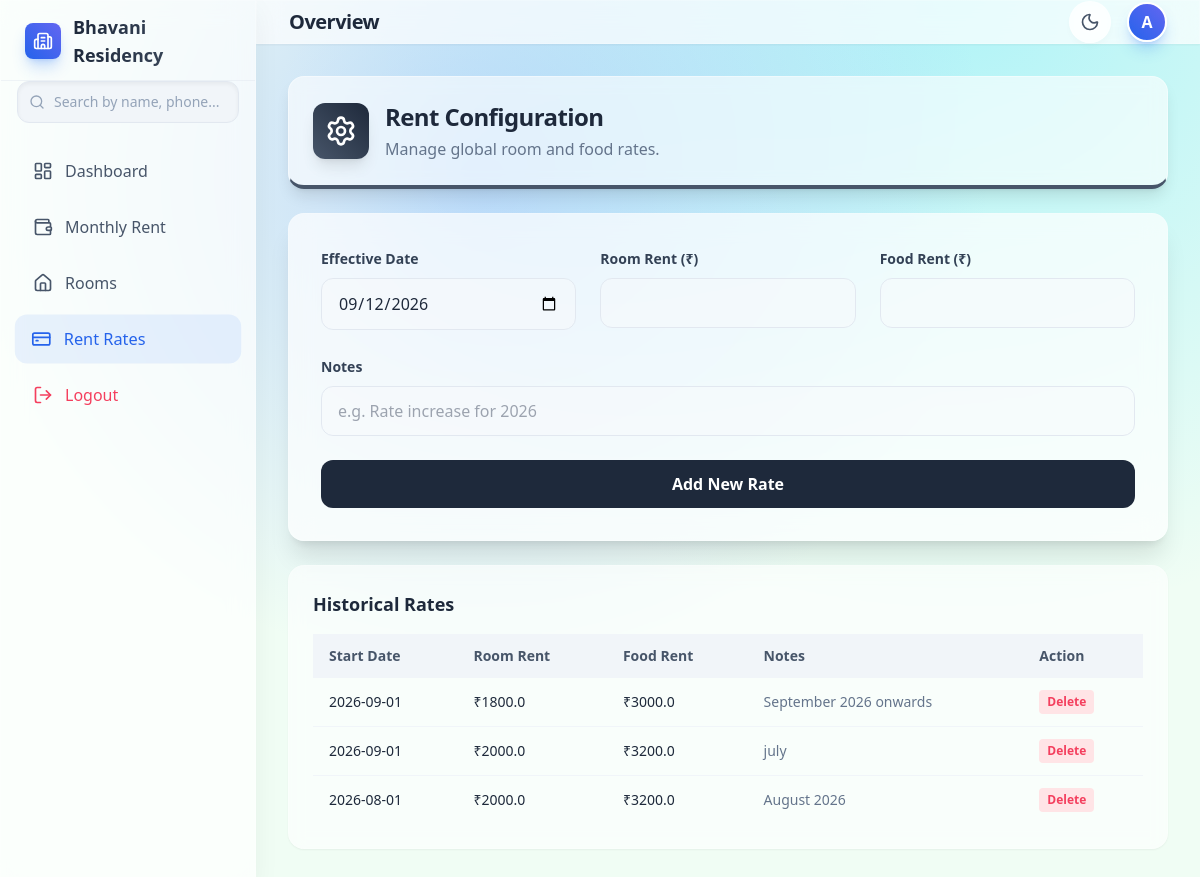
The page /rent-config (signed in) on the database its author committed.
### tables this page shows
CREATE TABLE rent_config (
    id INTEGER PRIMARY KEY AUTOINCREMENT,
    effective_from TEXT NOT NULL,
    room_rent REAL NOT NULL,
    food_rent REAL NOT NULL,
    advance_amount REAL DEFAULT 10400,
    label TEXT
);

### app.py (the view, shortened to what this page needs)
@app.route('/rent-config', methods=['GET', 'POST'])
@admin_required
def rent_config():
    configs = db.get_all_rent_configs()
    today = date.today().isoformat()
    return render_template('rent_config.html', configs=configs, today=today)

### app.py (called while the page is built)
@app.context_processor
def inject_user():
    user = None
    if session.get('admin_id'):
        conn = db.get_connection()
        admin = conn.execute('SELECT email FROM admins WHERE id=?', (session['admin_id'],)).fetchone()
        conn.close()
        if admin:
            user = {'role': 'Admin', 'email': admin['email'], 'name': 'Admin'}
    elif session.get('tenant_id'):
        conn = db.get_connection()
        tenant = conn.execute('SELECT email, name FROM tenants WHERE id=?', (session['tenant_id'],)).fetchone()
        conn.close()
        if tenant:
            user = {'role': 'Student', 'email': tenant['email'], 'name': tenant['name']}
    return dict(current_user=user)

def admin_required(f):
    @wraps(f)
    def decorated_function(*args, **kwargs):
        if not session.get('admin_id'):
            return redirect(url_for('login'))
        return f(*args, **kwargs)
    return decorated_function

### database.py (called while the page is built)
def get_connection():
    conn = sqlite3.connect(DB_PATH)
    conn.row_factory = sqlite3.Row
    return conn

def get_all_rent_configs():
    conn = get_connection()
    rows = conn.execute('SELECT * FROM rent_config ORDER BY effective_from DESC').fetchall()
    conn.close()
    return [dict(r) for r in rows]

### templates/rent_config.html (shortened to what this page needs)
{% extends 'base.html' %}
{% block content %}
<div class="max-w-4xl mx-auto space-y-6">
  <div class="glass-card p-6 rounded-2xl flex items-center shadow-lg border-b-4 border-b-slate-600">
    <div class="bg-gradient-to-tr from-slate-600 to-slate-800 p-3 rounded-xl shadow-lg mr-4">
      <i data-lucide="settings" class="w-8 h-8 text-white"></i>
    </div>
    <div>
      <h2 class="text-2xl font-black text-slate-800 dark:text-white tracking-tight">Rent Configuration</h2>
      <p class="text-slate-500 dark:text-slate-400 mt-1">Manage global room and food rates.</p>
    </div>
  </div>
  <div class="glass-panel p-8 rounded-2xl shadow-xl border border-white/20 dark:border-slate-700/50">
    <form method="POST" class="space-y-6">
      <div class="grid grid-cols-1 md:grid-cols-3 gap-6">
        <div class="space-y-2">
          <label class="text-sm font-bold text-slate-700 dark:text-slate-300">Effective Date</label>
          <input required type="date" name="effective_from" value="{{ today }}" class="w-full bg-slate-50/50 dark:bg-slate-800/50 border border-slate-200 dark:border-slate-600 rounded-xl px-4 py-3 text-slate-800 dark:text-white focus:ring-2 focus:ring-slate-500 transition-all">
        </div>
        <div class="space-y-2">
          <label class="text-sm font-bold text-slate-700 dark:text-slate-300">Room Rent (&#8377;)</label>
          <input required type="number" name="room_rent" class="w-full bg-slate-50/50 dark:bg-slate-800/50 border border-slate-200 dark:border-slate-600 rounded-xl px-4 py-3 text-slate-800 dark:text-white focus:ring-2 focus:ring-slate-500 transition-all">
        </div>
        <div class="space-y-2">
          <label class="text-sm font-bold text-slate-700 dark:text-slate-300">Food Rent (&#8377;)</label>
          <input required type="number" name="food_rent" class="w-full bg-slate-50/50 dark:bg-slate-800/50 border border-slate-200 dark:border-slate-600 rounded-xl px-4 py-3 text-slate-800 dark:text-white focus:ring-2 focus:ring-slate-500 transition-all">
        </div>
      </div>
      <div class="space-y-2">
        <label class="text-sm font-bold text-slate-700 dark:text-slate-300">Notes</label>
        <input type="text" name="label" placeholder="e.g. Rate increase for 2026" class="w-full bg-slate-50/50 dark:bg-slate-800/50 border border-slate-200 dark:border-slate-600 rounded-xl px-4 py-3 text-slate-800 dark:text-white focus:ring-2 focus:ring-slate-500 transition-all">
      </div>
      <button type="submit" class="w-full bg-slate-800 hover:bg-slate-900 dark:bg-slate-600 dark:hover:bg-slate-500 text-white font-bold py-3 rounded-xl transition-all">
        Add New Rate
      </button>
    </form>
  </div>
  <div class="glass-card p-6 rounded-2xl shadow-sm border border-white/20 dark:border-slate-700/50">
    <h3 class="text-lg font-bold text-slate-800 dark:text-white mb-4">Historical Rates</h3>
    <table class="w-full text-left text-sm">
      <thead class="bg-slate-100 dark:bg-slate-800 text-slate-600 dark:text-slate-300">
        <tr>
          <th class="px-4 py-3 font-semibold">Start Date</th>
          <th class="px-4 py-3 font-semibold">Room Rent</th>
          <th class="px-4 py-3 font-semibold">Food Rent</th>
          <th class="px-4 py-3 font-semibold">Notes</th>
          <th class="px-4 py-3 font-semibold">Action</th>
        </tr>
      </thead>
      <tbody class="divide-y divide-slate-100 dark:divide-slate-700/50">
        {% for cfg in configs %}
        <tr>
          <td class="px-4 py-3 text-slate-800 dark:text-slate-200">{{ cfg.effective_from }}</td>
          <td class="px-4 py-3 text-slate-800 dark:text-slate-200">&#8377;{{ cfg.room_rent }}</td>
          <td class="px-4 py-3 text-slate-800 dark:text-slate-200">&#8377;{{ cfg.food_rent }}</td>
          <td class="px-4 py-3 text-slate-500 dark:text-slate-400">{{ cfg.label }}</td>
          <td class="px-4 py-3">
            <form action="/rent-config" method="POST" class="inline" onsubmit="return confirm('Delete this rate configuration?');">
              <button type="submit" class="text-rose-500 hover:text-rose-700 bg-rose-100 dark:bg-rose-900/30 px-2 py-1 rounded text-xs font-bold transition-all">Delete</button>
            </form>
          </td>
        </tr>
        {% endfor %}
      </tbody>
    </table>
  </div>
</div>
{% endblock %}

### templates/base.html (style rules this page uses)
body { transition: background-color 0.5s ease; }
.glass-panel { background-color: rgba(255, 255, 255, 0.7); backdrop-filter: blur(12px); -webkit-backdrop-filter: blur(12px); border: 1px solid rgba(255, 255, 255, 0.3); box-shadow: 0 10px 25px rgba(0, 0, 0, 0.05); }
.glass-card { background-color: rgba(255, 255, 255, 0.6); backdrop-filter: blur(8px); -webkit-backdrop-filter: blur(8px); border: 1px solid rgba(255, 255, 255, 0.4); box-shadow: 0 4px 6px rgba(0, 0, 0, 0.02); transition: all 0.3s ease; }
.bg-mesh-light { background-color: #f0fdf4; background-image: radial-gradient(at 40% 20%, hsla(220,100%,74%,0.4) 0px, transparent 50%), radial-gradient(at 80% 0%, hsla(189,100%,56%,0.3) 0px, transparent 50%); }

### rows shown on the page
rent_config: effective_from "2026-09-01", room_rent "1800.0", food_rent "3000.0", label "September 2026 onwards"
rent_config: effective_from "2026-09-01", room_rent "2000.0", food_rent "3200.0", label "july"
rent_config: effective_from "2026-08-01", room_rent "2000.0", food_rent "3200.0", label "August 2026"
